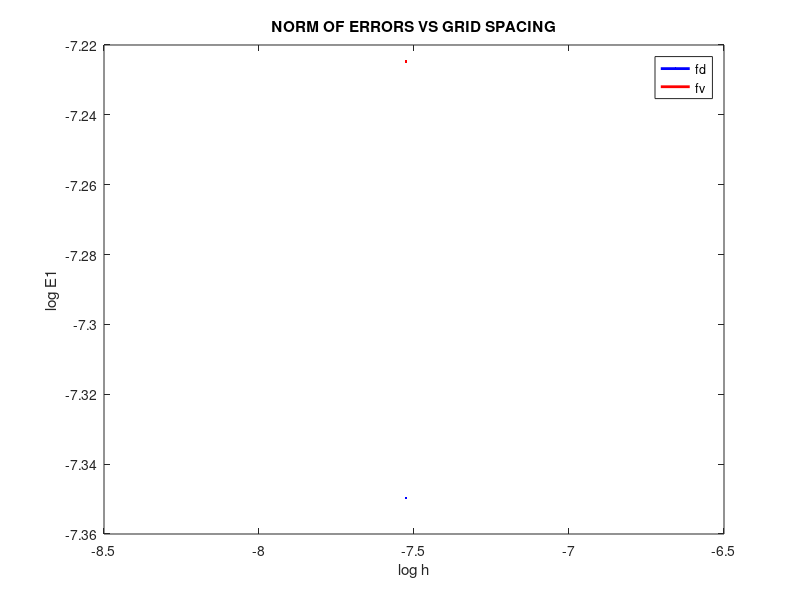
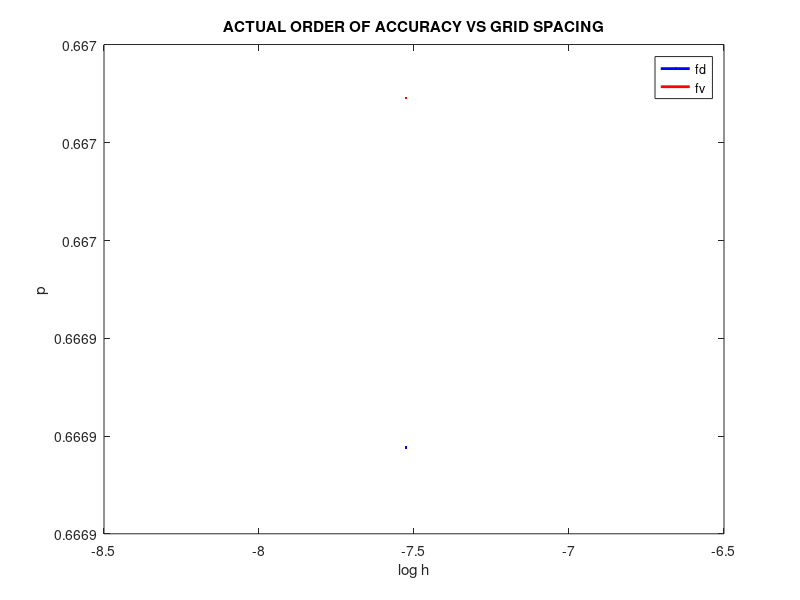

MATLAB code to generate these figures, in order:
clc;
clear;
close all;

l = 1;
k = 6;

% Define the range of N values directly, avoiding the loop to generate it
N = 2.^25;

s = 1;

for n = N
    dx = l / n;
    x = linspace(0, l, n + 1);  % Use linspace for x vector
    
    phi_exact = sin(k * pi * x);
    
    % Calculate phi_bar directly using vectorized operations
    phi_bar = (-1 / (k * pi * 2 * dx)) * (cos(k * pi * (x + dx)) - cos(k * pi * (x - dx)));
    
    % Calculate phi_del_fd and phi_del_fv directly using vectorized operations
    phi_del_fd = (-1/8) * circshift(phi_exact, -1) + (3/4) * phi_exact + (3/8) * circshift(phi_exact, 2);
    phi_del_fv = (-1/6) * circshift(phi_bar, -1) + (5/6) * phi_bar + (1/3) * circshift(phi_bar, 2);
    
    % Calculate errors and orders of accuracy directly
    serr1_fd = abs(phi_del_fd - circshift(phi_exact, 1));
    serr1_fv = abs(phi_del_fv - circshift(phi_exact, 1));
    
    lerr1fd(s) = mean(serr1_fd);
    lerr1fv(s) = mean(serr1_fv);
    
    lerr2fd(s) = nthroot(mean(serr1_fd.^2), 2);
    lerr2fv(s) = nthroot(mean(serr1_fv.^2), 2);
    
    lerr3fd(s) = nthroot(mean(serr1_fd.^3), 3);
    lerr3fv(s) = nthroot(mean(serr1_fv.^3), 3);
    
    log_err1(s) = log10(lerr1fd(s));
    log_err2(s) = log10(lerr1fv(s));
    log_h(s) = log10(dx);
    
    fn(s) = n;
    s = s + 1;
end

% Plot errors vs. grid spacing
figure(1);
plot(log_h, log_err1, 'b', 'LineWidth', 2);
hold on;
plot(log_h, log_err2, 'r', 'LineWidth', 2);
title('NORM OF ERRORS VS GRID SPACING');
xlabel('log h');
ylabel('log E1');
legend('fd', 'fv');
hold off;

% Calculate and plot actual orders of accuracy
for i = 1:length(N)
    pfd(i) = log10((lerr3fd(i) - lerr2fd(i)) / (lerr2fd(i) - lerr1fd(i))) / log10(1/2);
    pfv(i) = log10((lerr3fv(i) - lerr2fv(i)) / (lerr2fv(i) - lerr1fv(i))) / log10(1/2);
end

figure(2);
plot(log_h, pfd, 'b', 'LineWidth', 2);
hold on;
plot(log_h, pfv, 'r', 'LineWidth', 2);
title('ACTUAL ORDER OF ACCURACY VS GRID SPACING');
xlabel('log h');
ylabel('p');
legend('fd', 'fv');
hold off;